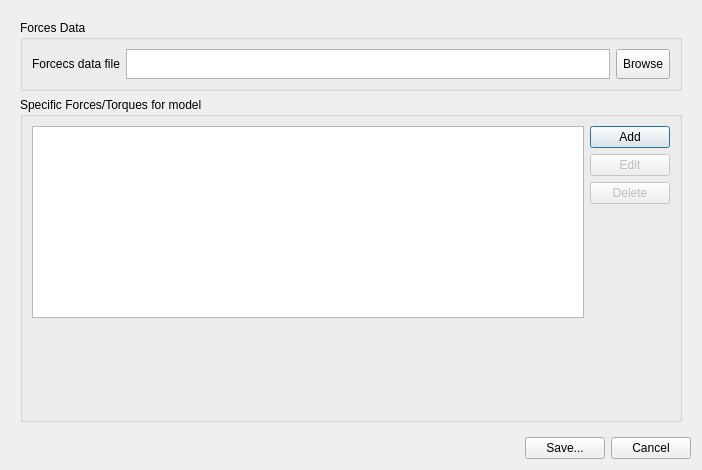
<?xml version="1.0" encoding="UTF-8"?>
<ui version="4.0">
 <class>vsExterenalForcesUI</class>
 <widget class="QDialog" name="vsExterenalForcesUI">
  <property name="geometry">
   <rect>
    <x>0</x>
    <y>0</y>
    <width>702</width>
    <height>470</height>
   </rect>
  </property>
  <property name="windowTitle">
   <string>Exterenal forces</string>
  </property>
  <layout class="QVBoxLayout" name="verticalLayout">
   <item>
    <widget class="QWidget" name="widget" native="true">
     <layout class="QGridLayout" name="gridLayout">
      <item row="0" column="0">
       <widget class="QGroupBox" name="groupBox">
        <property name="title">
         <string>Forces Data</string>
        </property>
        <layout class="QGridLayout" name="gridLayout_2">
         <item row="0" column="0">
          <widget class="QLabel" name="label">
           <property name="sizePolicy">
            <sizepolicy hsizetype="Preferred" vsizetype="Maximum">
             <horstretch>0</horstretch>
             <verstretch>0</verstretch>
            </sizepolicy>
           </property>
           <property name="maximumSize">
            <size>
             <width>16777215</width>
             <height>30</height>
            </size>
           </property>
           <property name="text">
            <string>Forcecs data file</string>
           </property>
          </widget>
         </item>
         <item row="0" column="1">
          <widget class="QPlainTextEdit" name="ForceDataFileTE">
           <property name="sizePolicy">
            <sizepolicy hsizetype="Expanding" vsizetype="Maximum">
             <horstretch>0</horstretch>
             <verstretch>0</verstretch>
            </sizepolicy>
           </property>
           <property name="maximumSize">
            <size>
             <width>16777215</width>
             <height>30</height>
            </size>
           </property>
           <property name="horizontalScrollBarPolicy">
            <enum>Qt::ScrollBarAlwaysOff</enum>
           </property>
           <property name="lineWrapMode">
            <enum>QPlainTextEdit::NoWrap</enum>
           </property>
          </widget>
         </item>
         <item row="0" column="2">
          <widget class="QToolButton" name="ForceDataFileTB">
           <property name="sizePolicy">
            <sizepolicy hsizetype="Fixed" vsizetype="Maximum">
             <horstretch>0</horstretch>
             <verstretch>0</verstretch>
            </sizepolicy>
           </property>
           <property name="maximumSize">
            <size>
             <width>16777215</width>
             <height>30</height>
            </size>
           </property>
           <property name="text">
            <string>Browse</string>
           </property>
          </widget>
         </item>
        </layout>
       </widget>
      </item>
      <item row="1" column="0">
       <widget class="QGroupBox" name="groupBox_2">
        <property name="title">
         <string>Specific Forces/Torques for model</string>
        </property>
        <layout class="QGridLayout" name="gridLayout_3">
         <item row="1" column="0">
          <spacer name="verticalSpacer_2">
           <property name="orientation">
            <enum>Qt::Vertical</enum>
           </property>
           <property name="sizeHint" stdset="0">
            <size>
             <width>20</width>
             <height>40</height>
            </size>
           </property>
          </spacer>
         </item>
         <item row="0" column="1">
          <layout class="QVBoxLayout" name="verticalLayout_2">
           <item>
            <widget class="QPushButton" name="Add">
             <property name="enabled">
              <bool>true</bool>
             </property>
             <property name="text">
              <string>Add</string>
             </property>
            </widget>
           </item>
           <item>
            <widget class="QPushButton" name="Edit">
             <property name="enabled">
              <bool>false</bool>
             </property>
             <property name="text">
              <string>Edit</string>
             </property>
            </widget>
           </item>
           <item>
            <widget class="QPushButton" name="Delete">
             <property name="enabled">
              <bool>false</bool>
             </property>
             <property name="text">
              <string>Delete</string>
             </property>
            </widget>
           </item>
           <item>
            <spacer name="verticalSpacer">
             <property name="orientation">
              <enum>Qt::Vertical</enum>
             </property>
             <property name="sizeHint" stdset="0">
              <size>
               <width>20</width>
               <height>40</height>
              </size>
             </property>
            </spacer>
           </item>
          </layout>
         </item>
         <item row="0" column="0">
          <widget class="QListView" name="ListView"/>
         </item>
        </layout>
       </widget>
      </item>
     </layout>
    </widget>
   </item>
   <item>
    <layout class="QHBoxLayout" name="horizontalLayout_2">
     <item>
      <spacer name="horizontalSpacer">
       <property name="orientation">
        <enum>Qt::Horizontal</enum>
       </property>
       <property name="sizeHint" stdset="0">
        <size>
         <width>40</width>
         <height>20</height>
        </size>
       </property>
      </spacer>
     </item>
     <item>
      <widget class="QPushButton" name="Save">
       <property name="text">
        <string>Save...</string>
       </property>
      </widget>
     </item>
     <item>
      <widget class="QPushButton" name="Cancel">
       <property name="text">
        <string>Cancel</string>
       </property>
      </widget>
     </item>
    </layout>
   </item>
  </layout>
 </widget>
 <resources/>
 <connections/>
</ui>
